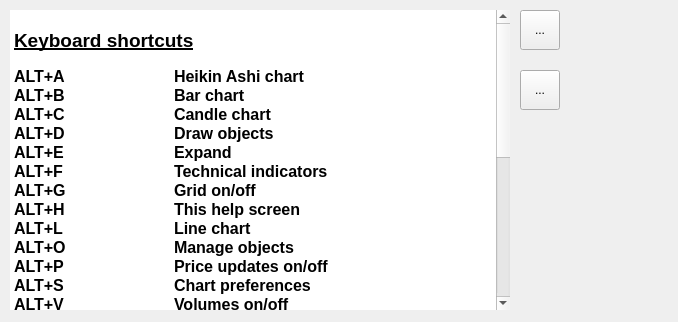
<?xml version="1.0" encoding="UTF-8"?>
<ui version="4.0">
 <class>QTACHelp</class>
 <widget class="QWidget" name="QTACHelp">
  <property name="geometry">
   <rect>
    <x>0</x>
    <y>0</y>
    <width>678</width>
    <height>322</height>
   </rect>
  </property>
  <property name="windowTitle">
   <string>Chart Help</string>
  </property>
  <property name="windowIcon">
   <iconset>
    <normaloff>:/icons/images/icons/TIFF/back_alt.tiff</normaloff>:/icons/images/icons/TIFF/back_alt.tiff</iconset>
  </property>
  <widget class="QTextEdit" name="textEditHelp">
   <property name="geometry">
    <rect>
     <x>10</x>
     <y>10</y>
     <width>500</width>
     <height>300</height>
    </rect>
   </property>
   <property name="minimumSize">
    <size>
     <width>350</width>
     <height>300</height>
    </size>
   </property>
   <property name="maximumSize">
    <size>
     <width>2048</width>
     <height>2048</height>
    </size>
   </property>
   <property name="baseSize">
    <size>
     <width>350</width>
     <height>300</height>
    </size>
   </property>
   <property name="font">
    <font>
     <pointsize>10</pointsize>
     <weight>75</weight>
     <bold>true</bold>
    </font>
   </property>
   <property name="focusPolicy">
    <enum>Qt::StrongFocus</enum>
   </property>
   <property name="frameShape">
    <enum>QFrame::NoFrame</enum>
   </property>
   <property name="frameShadow">
    <enum>QFrame::Plain</enum>
   </property>
   <property name="lineWidth">
    <number>0</number>
   </property>
   <property name="documentTitle">
    <string>Keyboard Shortcuts</string>
   </property>
   <property name="readOnly">
    <bool>true</bool>
   </property>
   <property name="html">
    <string>&lt;!DOCTYPE HTML PUBLIC &quot;-//W3C//DTD HTML 4.0//EN&quot; &quot;http://www.w3.org/TR/REC-html40/strict.dtd&quot;&gt;
&lt;html&gt;&lt;head&gt;&lt;meta name=&quot;qrichtext&quot; content=&quot;1&quot; /&gt;&lt;title&gt;Keyboard Shortcuts&lt;/title&gt;&lt;style type=&quot;text/css&quot;&gt;
p, li { white-space: pre-wrap; }
&lt;/style&gt;&lt;/head&gt;&lt;body style=&quot; font-family:'Sans'; font-size:10pt; font-weight:600; font-style:normal;&quot;&gt;
&lt;p style=&quot;-qt-paragraph-type:empty; margin-top:0px; margin-bottom:0px; margin-left:0px; margin-right:0px; -qt-block-indent:0; text-indent:0px; font-family:'Sans Serif'; font-weight:400;&quot;&gt;&lt;br /&gt;&lt;/p&gt;
&lt;p style=&quot; margin-top:0px; margin-bottom:0px; margin-left:0px; margin-right:0px; -qt-block-indent:0; text-indent:0px;&quot;&gt;&lt;span style=&quot; font-family:'Sans Serif'; font-size:14pt; text-decoration: underline;&quot;&gt;Keyboard shortcuts&lt;/span&gt;&lt;/p&gt;
&lt;p style=&quot;-qt-paragraph-type:empty; margin-top:0px; margin-bottom:0px; margin-left:0px; margin-right:0px; -qt-block-indent:0; text-indent:0px; font-family:'Sans Serif'; font-weight:400;&quot;&gt;&lt;br /&gt;&lt;/p&gt;
&lt;p style=&quot; margin-top:0px; margin-bottom:0px; margin-left:0px; margin-right:0px; -qt-block-indent:0; text-indent:0px;&quot;&gt;&lt;span style=&quot; font-family:'Sans Serif'; font-size:12pt;&quot;&gt;ALT+A	  	Heikin Ashi chart&lt;/span&gt;&lt;/p&gt;
&lt;p style=&quot; margin-top:0px; margin-bottom:0px; margin-left:0px; margin-right:0px; -qt-block-indent:0; text-indent:0px;&quot;&gt;&lt;span style=&quot; font-family:'Sans Serif'; font-size:12pt;&quot;&gt;ALT+B	  	Bar chart&lt;/span&gt;&lt;/p&gt;
&lt;p style=&quot; margin-top:0px; margin-bottom:0px; margin-left:0px; margin-right:0px; -qt-block-indent:0; text-indent:0px;&quot;&gt;&lt;span style=&quot; font-family:'Sans Serif'; font-size:12pt;&quot;&gt;ALT+C	  	Candle chart&lt;/span&gt;&lt;/p&gt;
&lt;p style=&quot; margin-top:0px; margin-bottom:0px; margin-left:0px; margin-right:0px; -qt-block-indent:0; text-indent:0px;&quot;&gt;&lt;span style=&quot; font-family:'Sans Serif'; font-size:12pt;&quot;&gt;ALT+D		Draw objects&lt;/span&gt;&lt;/p&gt;
&lt;p style=&quot; margin-top:0px; margin-bottom:0px; margin-left:0px; margin-right:0px; -qt-block-indent:0; text-indent:0px;&quot;&gt;&lt;span style=&quot; font-family:'Sans Serif'; font-size:12pt;&quot;&gt;ALT+E		Expand &lt;/span&gt;&lt;/p&gt;
&lt;p style=&quot; margin-top:0px; margin-bottom:0px; margin-left:0px; margin-right:0px; -qt-block-indent:0; text-indent:0px;&quot;&gt;&lt;span style=&quot; font-family:'Sans Serif'; font-size:12pt;&quot;&gt;ALT+F		Technical indicators&lt;/span&gt;&lt;/p&gt;
&lt;p style=&quot; margin-top:0px; margin-bottom:0px; margin-left:0px; margin-right:0px; -qt-block-indent:0; text-indent:0px;&quot;&gt;&lt;span style=&quot; font-family:'Sans Serif'; font-size:12pt;&quot;&gt;ALT+G	  	Grid on/off&lt;/span&gt;&lt;/p&gt;
&lt;p style=&quot; margin-top:0px; margin-bottom:0px; margin-left:0px; margin-right:0px; -qt-block-indent:0; text-indent:0px;&quot;&gt;&lt;span style=&quot; font-family:'Sans Serif'; font-size:12pt;&quot;&gt;ALT+H	  	This help screen&lt;/span&gt;&lt;/p&gt;
&lt;p style=&quot; margin-top:0px; margin-bottom:0px; margin-left:0px; margin-right:0px; -qt-block-indent:0; text-indent:0px;&quot;&gt;&lt;span style=&quot; font-family:'Sans Serif'; font-size:12pt;&quot;&gt;ALT+L	  	Line chart&lt;/span&gt;&lt;/p&gt;
&lt;p style=&quot; margin-top:0px; margin-bottom:0px; margin-left:0px; margin-right:0px; -qt-block-indent:0; text-indent:0px;&quot;&gt;&lt;span style=&quot; font-family:'Sans Serif'; font-size:12pt;&quot;&gt;ALT+O		Manage objects&lt;/span&gt;&lt;/p&gt;
&lt;p style=&quot; margin-top:0px; margin-bottom:0px; margin-left:0px; margin-right:0px; -qt-block-indent:0; text-indent:0px;&quot;&gt;&lt;span style=&quot; font-family:'Sans Serif'; font-size:12pt;&quot;&gt;ALT+P		Price updates on/off &lt;/span&gt;&lt;/p&gt;
&lt;p style=&quot; margin-top:0px; margin-bottom:0px; margin-left:0px; margin-right:0px; -qt-block-indent:0; text-indent:0px;&quot;&gt;&lt;span style=&quot; font-family:'Sans Serif'; font-size:12pt;&quot;&gt;ALT+S	  	Chart preferences&lt;/span&gt;&lt;/p&gt;
&lt;p style=&quot; margin-top:0px; margin-bottom:0px; margin-left:0px; margin-right:0px; -qt-block-indent:0; text-indent:0px;&quot;&gt;&lt;span style=&quot; font-family:'Sans Serif'; font-size:12pt;&quot;&gt;ALT+V	  	Volumes on/off&lt;/span&gt;&lt;/p&gt;
&lt;p style=&quot; margin-top:0px; margin-bottom:0px; margin-left:0px; margin-right:0px; -qt-block-indent:0; text-indent:0px;&quot;&gt;&lt;span style=&quot; font-family:'Sans Serif'; font-size:12pt;&quot;&gt;ALT+X		Switch price scale&lt;/span&gt;&lt;/p&gt;
&lt;p style=&quot; margin-top:0px; margin-bottom:0px; margin-left:0px; margin-right:0px; -qt-block-indent:0; text-indent:0px;&quot;&gt;&lt;span style=&quot; font-family:'Sans Serif'; font-size:12pt;&quot;&gt;ALT+Y		Data&lt;/span&gt;&lt;/p&gt;
&lt;p style=&quot; margin-top:0px; margin-bottom:0px; margin-left:0px; margin-right:0px; -qt-block-indent:0; text-indent:0px;&quot;&gt;&lt;span style=&quot; font-family:'Sans Serif'; font-size:12pt;&quot;&gt;ALT+Z	  	Back to chart&lt;/span&gt;&lt;/p&gt;
&lt;p style=&quot; margin-top:0px; margin-bottom:0px; margin-left:0px; margin-right:0px; -qt-block-indent:0; text-indent:0px;&quot;&gt;&lt;span style=&quot; font-family:'Sans Serif'; font-size:12pt;&quot;&gt;+	  	Zoom in&lt;/span&gt;&lt;/p&gt;
&lt;p style=&quot; margin-top:0px; margin-bottom:0px; margin-left:0px; margin-right:0px; -qt-block-indent:0; text-indent:0px;&quot;&gt;&lt;span style=&quot; font-family:'Sans Serif'; font-size:12pt;&quot;&gt; -	  	Zoom out&lt;/span&gt;&lt;/p&gt;
&lt;p style=&quot; margin-top:0px; margin-bottom:0px; margin-left:0px; margin-right:0px; -qt-block-indent:0; text-indent:0px;&quot;&gt;&lt;span style=&quot; font-family:'Sans Serif'; font-size:12pt;&quot;&gt;Home            	Move to chart's begin&lt;/span&gt;&lt;/p&gt;
&lt;p style=&quot; margin-top:0px; margin-bottom:0px; margin-left:0px; margin-right:0px; -qt-block-indent:0; text-indent:0px;&quot;&gt;&lt;span style=&quot; font-family:'Sans Serif'; font-size:12pt;&quot;&gt;End 	  	Move to chart's end&lt;/span&gt;&lt;/p&gt;
&lt;p style=&quot; margin-top:0px; margin-bottom:0px; margin-left:0px; margin-right:0px; -qt-block-indent:0; text-indent:0px;&quot;&gt;&lt;span style=&quot; font-family:'Sans Serif'; font-size:12pt;&quot;&gt;Left	  	Move backward by one frame&lt;/span&gt;&lt;/p&gt;
&lt;p style=&quot; margin-top:0px; margin-bottom:0px; margin-left:0px; margin-right:0px; -qt-block-indent:0; text-indent:0px;&quot;&gt;&lt;span style=&quot; font-family:'Sans Serif'; font-size:12pt;&quot;&gt;Right	  	Move forward by one frame&lt;/span&gt;&lt;/p&gt;
&lt;p style=&quot; margin-top:0px; margin-bottom:0px; margin-left:0px; margin-right:0px; -qt-block-indent:0; text-indent:0px;&quot;&gt;&lt;span style=&quot; font-family:'Sans Serif'; font-size:12pt;&quot;&gt;Wheel 	  	Move chart  by one frame&lt;/span&gt;&lt;/p&gt;
&lt;p style=&quot; margin-top:0px; margin-bottom:0px; margin-left:0px; margin-right:0px; -qt-block-indent:0; text-indent:0px;&quot;&gt;&lt;span style=&quot; font-family:'Sans Serif'; font-size:12pt;&quot;&gt;Drag 	  	Move chart backward or forward&lt;/span&gt;&lt;/p&gt;
&lt;p style=&quot; margin-top:0px; margin-bottom:0px; margin-left:0px; margin-right:0px; -qt-block-indent:0; text-indent:0px;&quot;&gt;&lt;span style=&quot; font-family:'Sans Serif'; font-size:12pt;&quot;&gt;Page Up		Move chart backward by one page&lt;/span&gt;&lt;/p&gt;
&lt;p style=&quot; margin-top:0px; margin-bottom:0px; margin-left:0px; margin-right:0px; -qt-block-indent:0; text-indent:0px;&quot;&gt;&lt;span style=&quot; font-family:'Sans Serif'; font-size:12pt;&quot;&gt;Page Down	Move chart forward by one page &lt;/span&gt;&lt;/p&gt;
&lt;p style=&quot; margin-top:0px; margin-bottom:0px; margin-left:0px; margin-right:0px; -qt-block-indent:0; text-indent:0px;&quot;&gt;&lt;span style=&quot; font-family:'Sans Serif'; font-size:12pt;&quot;&gt;Tab 		Next tab&lt;/span&gt;&lt;/p&gt;
&lt;p style=&quot; margin-top:0px; margin-bottom:0px; margin-left:0px; margin-right:0px; -qt-block-indent:0; text-indent:0px;&quot;&gt;&lt;span style=&quot; font-family:'Sans Serif'; font-size:12pt;&quot;&gt;Backtab		Previous tab&lt;/span&gt;&lt;/p&gt;
&lt;p style=&quot;-qt-paragraph-type:empty; margin-top:0px; margin-bottom:0px; margin-left:0px; margin-right:0px; -qt-block-indent:0; text-indent:0px; font-family:'Sans Serif'; font-size:12pt;&quot;&gt;&lt;br /&gt;&lt;/p&gt;&lt;/body&gt;&lt;/html&gt;</string>
   </property>
  </widget>
  <widget class="QToolButton" name="upToolButton">
   <property name="geometry">
    <rect>
     <x>520</x>
     <y>10</y>
     <width>40</width>
     <height>40</height>
    </rect>
   </property>
   <property name="focusPolicy">
    <enum>Qt::NoFocus</enum>
   </property>
   <property name="text">
    <string>...</string>
   </property>
   <property name="icon">
    <iconset resource="../resources/ChartGeany.qrc">
     <normaloff>:/png/images/icons/PNG/up_alt.png</normaloff>:/png/images/icons/PNG/up_alt.png</iconset>
   </property>
   <property name="iconSize">
    <size>
     <width>32</width>
     <height>32</height>
    </size>
   </property>
  </widget>
  <widget class="QToolButton" name="downToolButton">
   <property name="geometry">
    <rect>
     <x>520</x>
     <y>70</y>
     <width>40</width>
     <height>40</height>
    </rect>
   </property>
   <property name="focusPolicy">
    <enum>Qt::NoFocus</enum>
   </property>
   <property name="text">
    <string>...</string>
   </property>
   <property name="icon">
    <iconset resource="../resources/ChartGeany.qrc">
     <normaloff>:/png/images/icons/PNG/down_alt.png</normaloff>:/png/images/icons/PNG/down_alt.png</iconset>
   </property>
   <property name="iconSize">
    <size>
     <width>32</width>
     <height>32</height>
    </size>
   </property>
  </widget>
 </widget>
 <resources>
  <include location="../resources/ChartGeany.qrc"/>
 </resources>
 <connections/>
</ui>
